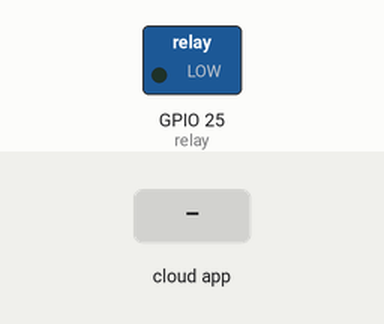
Recording of a sketch running on a simulated ESP32. Shown: switched loads named in the sketch (green lamp = pin HIGH). The inputs (shaded band) are chosen by the test bench. WiFi joins after 1.5 s; servers stay silent unless stated; the Firebase database answers and starts empty; what the sketch prints to the serial monitor is not drawn.

Above: at 2.8 s.
2.9 s: the phone or cloud app sets relay to 1
At 4.6 s:
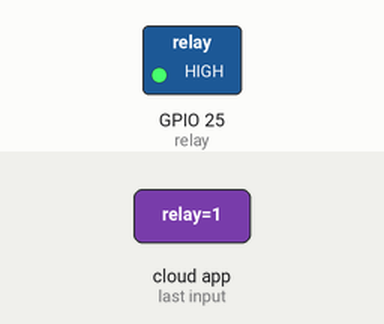
5.5 s: the phone or cloud app sets relay to 0
At 7.3 s:
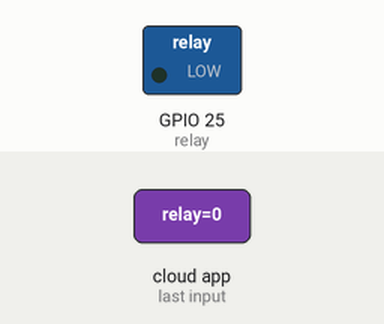
Timing chart, 0 to 8.8 s (numbered marks = the images above; inputs shaded):
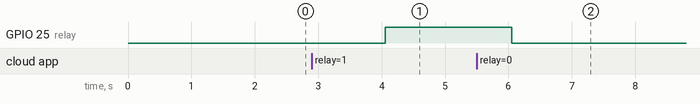

The sketch:

relay_read_firebase.ino
```cpp
#include <Arduino.h>
#include <WiFi.h>
#include <WiFiUdp.h>
#include <Firebase_ESP_Client.h>
#include <NTPClient.h>

// Provide the token generation process info.
#include "addons/TokenHelper.h"
#include "addons/RTDBHelper.h"

// // Network credentials
// #define WIFI_SSID "GLF36KOS"
// #define WIFI_PASSWORD "SelamatPaka1"

// Network credentials
#define WIFI_SSID "Kos Rumah Oren"
#define WIFI_PASSWORD "BlokNno22"

// Firebase API Key & URL
#define API_KEY "AIzaSyCztyzTjcDiOZucr8elpd5rY4vodp52r1Y"
#define DATABASE_URL "https://kost-oren-kpri-sekawan-default-rtdb.asia-southeast1.firebasedatabase.app/"

#define pi 3.1416

const int relay = 25;
unsigned long previousMillis = 0; // Variabel untuk menyimpan waktu sebelumnya
const long interval = 1000; // Interval cek Firebase (2 detik)

//convert
float H_water = 0;
float V_water = 0;
float Htank = 26.0; // cm
float radius = 13.5; // cm
float C_water = 0;

// Objek Firebase
FirebaseData fbdo;
FirebaseAuth auth;
FirebaseConfig config;

bool signupOK = false;

void initWiFi() {
  WiFi.begin(WIFI_SSID, WIFI_PASSWORD);
  Serial.print("Connecting to WiFi ..");
  while (WiFi.status() != WL_CONNECTED) {
    Serial.print('.');
    delay(800);
  }
  Serial.println("Connected! IP: " + WiFi.localIP().toString());
}

void initFirebase() {
  config.api_key = API_KEY;
  config.database_url = DATABASE_URL;
  config.token_status_callback = tokenStatusCallback;

  if (Firebase.signUp(&config, &auth, "", "")) {
    signupOK = true;
    Serial.println("Firebase Signup: OK");
  } else {
    Serial.printf("Firebase Error: %s\n", config.signer.signupError.message.c_str());
  }

  Firebase.begin(&config, &auth);
  Firebase.reconnectWiFi(true);
}

bool getRelayState() {
  if (Firebase.ready() && signupOK) {
    if (Firebase.RTDB.getBool(&fbdo, "/realtime/relay")) {
      return fbdo.boolData();
    } else {
      Serial.print("Gagal membaca data: ");
      Serial.println(fbdo.errorReason());
    }
  }
  return false; // Default jika gagal membaca data
}

int getTimestamp() {
  if (Firebase.ready() && signupOK) {
    if (Firebase.RTDB.getInt(&fbdo, "/realtime/timestamps")) {
      return fbdo.intData(); // Mengembalikan nilai timestamp sebagai integer
    } else {
      Serial.print("Gagal membaca data: ");
      Serial.println(fbdo.errorReason());
    }
  }
  return 0; // Default jika gagal membaca data
}

float getDist() {
  if (Firebase.ready() && signupOK) {
    if (Firebase.RTDB.getFloat(&fbdo, "/realtime/dist")) {
      return fbdo.floatData(); // Mengembalikan nilai sebagai float
    } else {
      Serial.print("Gagal membaca data: ");
      Serial.println(fbdo.errorReason());
    }
  }
  return 0.0; // Default jika gagal membaca data
}

void setup() {
  Serial.begin(115200);
  initWiFi();
  initFirebase(); // Wajib agar Firebase bisa digunakan

  pinMode(relay, OUTPUT);
  digitalWrite(relay, LOW);
}

void loop() {
  unsigned long currentMillis = millis(); // Ambil waktu saat ini

  if (currentMillis - previousMillis >= interval) {
    previousMillis = currentMillis; // Perbarui waktu sebelumnya

    bool relayState = getRelayState();
    int Time = getTimestamp();
    float Dist = getDist();

    H_water = Htank - Dist;
    C_water = (H_water / Htank) * 100;

    Serial.print("relayState: " + String(relayState));
    Serial.print("\t Timestamps: " + String(Time));
    Serial.print("\t Distance: " + String(Dist));
    Serial.print("\t Capacity: " + String(C_water));

    if (relayState) {
      Serial.println(" Relay Aktif");
      digitalWrite(relay, HIGH);
    } else {
      Serial.println(" Relay Nonaktif");
      digitalWrite(relay, LOW);
    }
  }
}
```

Measured:
- after the input at 2.9 s, GPIO 25 (relay): LOW → HIGH after 1.2 s
- after the input at 5.5 s, GPIO 25 (relay): HIGH → LOW after 0.55 s
